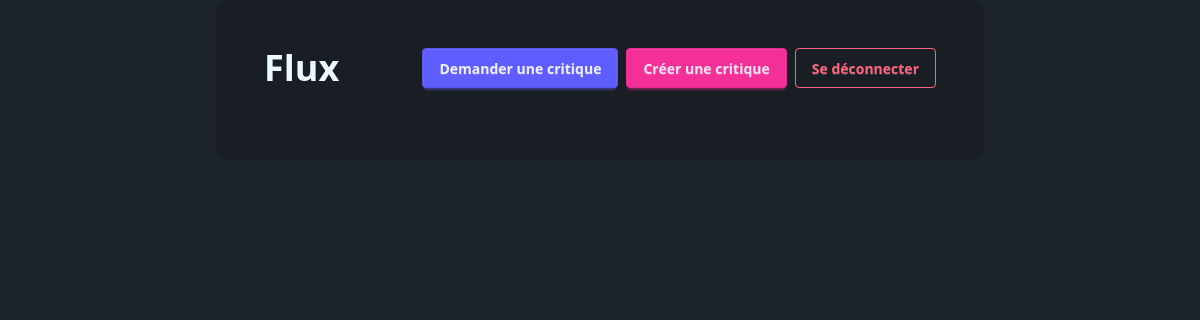
Page /home/ (signed in) on the earlier database version.
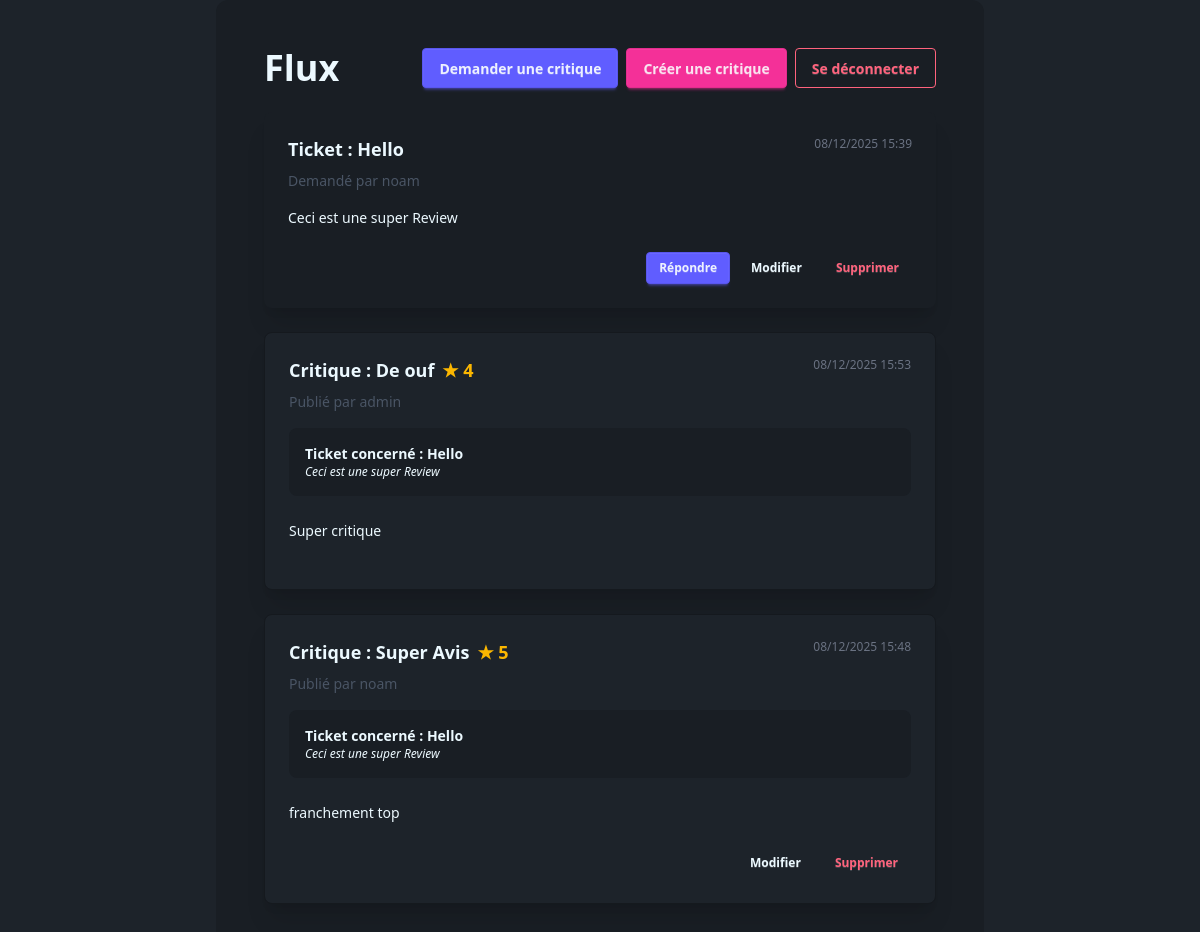
Same page on the later database version.
### reviews/models.py (models this page shows)
class Ticket(models.Model):
    title = models.CharField(max_length=128)
    description = models.TextField(max_length=2048, blank=True)
    user = models.ForeignKey(to=settings.AUTH_USER_MODEL, on_delete=models.CASCADE)
    time_created = models.DateTimeField(auto_now_add=True)

class Review(models.Model):
    ticket = models.ForeignKey(to=Ticket, on_delete=models.CASCADE)
    rating = models.PositiveSmallIntegerField(
        validators=[MinValueValidator(0), MaxValueValidator(5)]
    )
    headline = models.CharField(max_length=128)
    body = models.CharField(max_length=8192, blank=True)
    user = models.ForeignKey(to=settings.AUTH_USER_MODEL, on_delete=models.CASCADE)
    time_created = models.DateTimeField(auto_now_add=True)

### authentication/models.py (models this page shows)
class User(AbstractUser):
    pass

### authentication/views.py (the view)
# urls.py: path("home/", views.home_view, name="home"),
def home_view(request):
    tickets = Ticket.objects.all().order_by("-time_created")
    reviews = Review.objects.all().order_by("-time_created")
    if not request.user.is_authenticated:
        return redirect("login")
    return render(
        request, "authentication/home.html", {"tickets": tickets, "reviews": reviews}
    )

### authentication/templates/authentication/home.html
{% extends "base.html" %}
{% block content %}
<div class="flex flex-col items-center w-full p-6 gap-6">
    <div class="flex justify-between w-full max-w-4xl items-center">
        <h1 class="text-4xl font-bold">Flux</h1>
        <div class="flex gap-2">
            <a href="{% url 'create_ticket' %}" class="btn btn-primary">Demander une critique</a>
            <a href="{% url 'create_ticket_and_review' %}" class="btn btn-secondary">Créer une critique</a>
            <a href="{% url 'logout' %}" class="btn btn-outline btn-error">Se déconnecter</a>
        </div>
    </div>
    <div class="w-full max-w-2xl flex flex-col gap-6">
        {% for ticket in tickets %}
        <div class="card bg-base-200 shadow-xl">
            <div class="card-body">
                <div class="flex justify-between items-start">
                    <h2 class="card-title">Ticket : {{ ticket.title }}</h2>
                    <span class="text-xs text-gray-500">{{ ticket.time_created|date:"d/m/Y H:i" }}</span>
                </div>
                <p class="text-sm text-gray-600">Demandé par {{ ticket.user.username }}</p>
                <p class="mt-2">{{ ticket.description }}</p>
                <div class="card-actions justify-end mt-4">
                    <a href="{% url 'create_review' ticket.id %}" class="btn btn-sm btn-primary">Répondre</a>
                    {% if ticket.user == request.user %}
                        <a href="{% url 'update_ticket' ticket.id %}" class="btn btn-sm btn-ghost">Modifier</a>
                    {% endif %}
                    {% if ticket.user == request.user or request.user.is_superuser %}
                        <a href="{% url 'delete_ticket' ticket.id %}" class="btn btn-sm btn-ghost text-error">Supprimer</a>
                    {% endif %}
                </div>
            </div>
        </div>
        {% endfor %}
        {% for review in reviews %}
        <div class="card bg-base-100 border border-base-300 shadow-xl">
            <div class="card-body">
                <div class="flex justify-between items-start">
                    <h2 class="card-title">Critique : {{ review.headline }}<span class="text-warning">★ {{ review.rating }}</span></h2>
                    <span class="text-xs text-gray-500">{{ review.time_created|date:"d/m/Y H:i" }}</span>
                </div>
                <p class="text-sm text-gray-600">Publié par {{ review.user.username }}</p>
                <div class="bg-base-200 p-4 rounded-lg my-2">
                    <p class="font-bold text-sm">Ticket concerné : {{ review.ticket.title }}</p>
                    <p class="text-xs italic">{{ review.ticket.description|truncatechars:100 }}</p>
                </div>
                <p class="mt-2">{{ review.body }}</p>
                <div class="card-actions justify-end mt-4">
                    {% if review.user == request.user %}
                        <a href="{% url 'update_review' review.id %}" class="btn btn-sm btn-ghost">Modifier</a>
                    {% endif %}
                    {% if review.user == request.user or request.user.is_superuser %}
                        <a href="{% url 'delete_review' review.id %}" class="btn btn-sm btn-ghost text-error">Supprimer</a>
                    {% endif %}
                </div>
            </div>
        </div>
        {% endfor %}
    </div>
</div>
{% endblock %}

### templates/base.html (shortened to what this page needs)
<!DOCTYPE html>
<html lang="en" data-theme="dark">
<head>
    <link href="https://cdn.jsdelivr.net/npm/daisyui@5" rel="stylesheet" type="text/css" />
    <script src="https://cdn.jsdelivr.net/npm/@tailwindcss/browser@4"></script>
    <link href="https://cdn.jsdelivr.net/npm/daisyui@5/themes.css" rel="stylesheet" type="text/css" />
</head>
<body>
    <div class="flex justify-center">
        <div class="flex flex-col w-3xl bg-base-200 rounded-xl p-6">
            <div class="w-full h-fit">
                {% block content %}
                {% endblock %}
            </div>
        </div>
    </div>
</body>
</html>

Differences in the rows shown:
added Ticket: title "Hello", time_created "08/12/2025 15:39", user.username "noam", description "Ceci est une super Review", shows "Modifier", shows "Supprimer"
added Review: headline "De ouf", rating "4", time_created "08/12/2025 15:53", user.username "admin", ticket "Hello", ticket.description "Ceci est une super Review", body "Super critique"
added Review: headline "Super Avis", rating "5", time_created "08/12/2025 15:48", user.username "noam", ticket "Hello", ticket.description "Ceci est une super Review", body "franchement top", shows "Modifier", shows "Supprimer"
